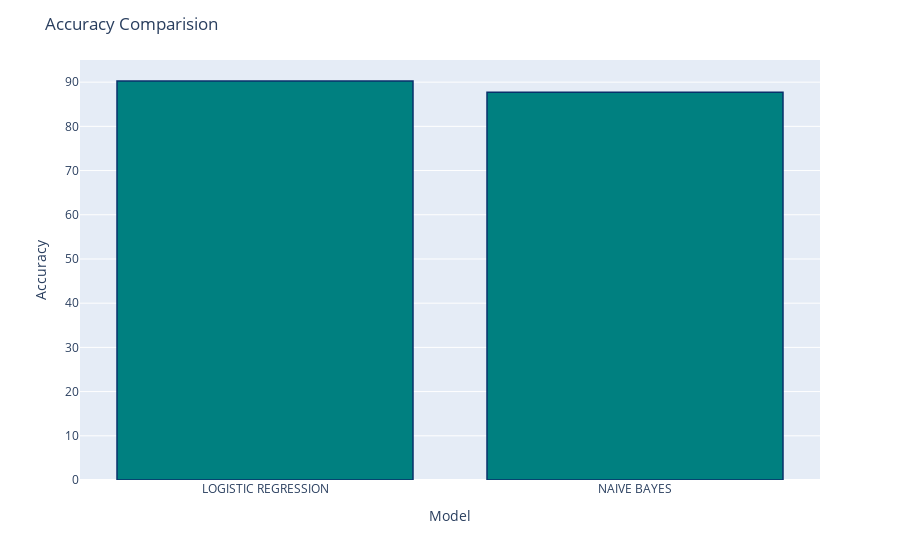

Notebook code cell kept with this figure:
### Markdown cell above
Ta thấy rằng mô hình **Logistic Regression** thể hiện hiệu quả tốt với tỷ lệ dự đoán đúng là **90.26%** và hơn **2.53%** so với **Naive Bayes** mặc dù thời gian thực hiện lâu hơn nhưng **không** đáng kể với một bài toán học máy đơn giản.

### Code cell
import plotly.express as px
fig = px.bar(x=list(accuracies.keys()), y=list(accuracies.values()))
fig.update_traces(marker_color='teal', marker_line_color='rgb(8,48,107)', marker_line_width=1.5)
fig.update_layout(title="Accuracy Comparision", xaxis_title="Model", yaxis_title="Accuracy")
fig.show()

### Figure 1 — Plotly figure (JSON) as saved in the notebook; plotly's stock layout.template omitted (floating-point values rounded to 4 significant figures)
{"data": [{"alignmentgroup": "True", "hovertemplate": "x=%{x}<br>y=%{y}<extra></extra>", "legendgroup": "", "marker": {"color": "teal", "line": {"color": "rgb(8,48,107)", "width": 1.5}, "pattern": {"shape": ""}}, "name": "", "offsetgroup": "", "orientation": "v", "showlegend": false, "textposition": "auto", "type": "bar", "x": ["LOGISTIC REGRESSION", "NAIVE BAYES"], "xaxis": "x", "y": [90.26, 87.73], "yaxis": "y"}], "layout": {"barmode": "relative", "legend": {"tracegroupgap": 0}, "margin": {"t": 60}, "title": {"text": "Accuracy Comparision"}, "xaxis": {"anchor": "y", "domain": [0, 1], "title": {"text": "Model"}}, "yaxis": {"anchor": "x", "domain": [0, 1], "title": {"text": "Accuracy"}}}}
